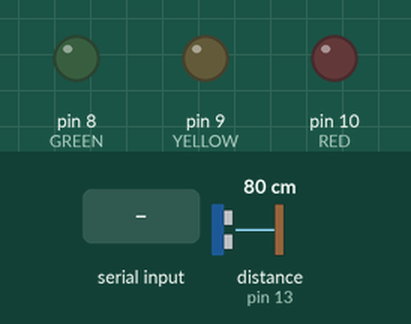
The sketch below on a simulated Arduino Uno, built with avr-gcc and run on an emulated ATmega328P. On the bench: output pins drawn as LEDs (lit = HIGH). Wiring (inferred from the names in the program): ultrasonic range finder: trigger pin 12; echo pin 13. The test bench sets the inputs (shaded band); at power-on: distance to the obstacle (sensor on pin 13) 80 cm. The echo pulse lasts 58.3 µs per cm; pins used as bus, display or sensor lines are not drawn; what the sketch prints to the serial monitor is not drawn.

Above: at 1.2 s.
1.3 s: "RED" received over the second serial link
At 3.1 s:
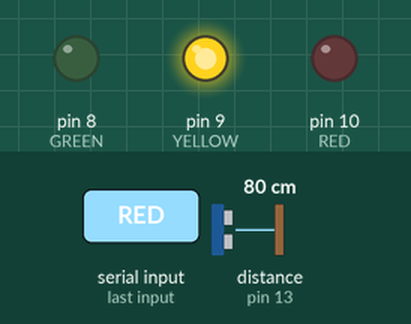
At 4.1 s:
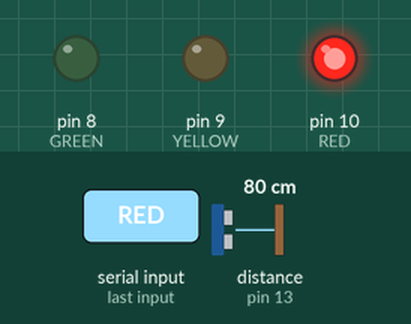
4.3 s: "GREEN" received over the second serial link
At 6.3 s:
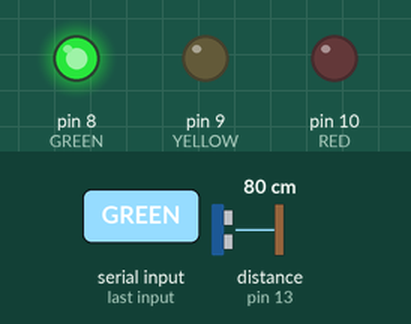
Timing chart, 0 to 7.8 s (numbered marks = the images above; inputs shaded):
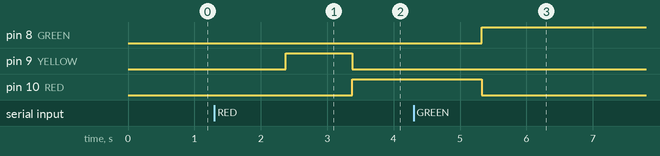

Measured:
- after the input at 1.3 s, pin 9 (YELLOW): LOW → HIGH after 1.1 s, → LOW 1.0 s later; pin 10 (RED): LOW → HIGH after 2.1 s
- after the input at 4.3 s, pin 8 (GREEN): LOW → HIGH after 1.0 s; pin 10 (RED): HIGH → LOW after 1.0 s

The sketch:

proj.ino
```cpp
#include <SoftwareSerial.h>

#define txpin 2
#define rxpin 3
#define echo 13
#define trig 12
#define RED 10
#define YELLOW 9
#define GREEN 8

SoftwareSerial mySerial(txpin, rxpin);

bool isRed = false;


void setup() {
  pinMode(RED, OUTPUT);
  pinMode(YELLOW, OUTPUT);
  pinMode(GREEN, OUTPUT);
  pinMode(echo, INPUT);
  pinMode(trig, OUTPUT);
  Serial.begin(9600);
  mySerial.begin(9600);
}

void REDm() {
  digitalWrite(RED, HIGH);
  digitalWrite(YELLOW, LOW);
  digitalWrite(GREEN, LOW);
}

void GREENm() {
  digitalWrite(RED, LOW);
  digitalWrite(YELLOW, LOW);
  digitalWrite(GREEN, HIGH);
  isRed = false;
}

void YELLOWm() {
  digitalWrite(RED, LOW);
  digitalWrite(YELLOW, HIGH);
  digitalWrite(GREEN, LOW);
  isRed = true;
}

void loop() {

  if (mySerial.available()) { //블루투스에서 넘어온 데이터가 있다면
    String txt = mySerial.readString();
    if(txt == "RED") {
      //직전 노란불 1초간
      YELLOWm();
      delay(1000);

      REDm();
      Serial.println(txt);
    }

    else if(txt == "GREEN") {
      GREENm();
      Serial.println(txt);
    }
  }

  digitalWrite(trig, LOW);
  digitalWrite(echo, LOW);
  delayMicroseconds(2);
  digitalWrite(trig, HIGH);
  delayMicroseconds(10);
  digitalWrite(trig, LOW);

  unsigned long duration = pulseIn(echo, HIGH);

  float distance = duration / 29.0 / 2.0;

  Serial.print(distance);
  Serial.println("cm");

  if(distance<20) {
    if(isRed==true) {
      mySerial.write("RED");
    }
    else mySerial.write("GREEN");
  }

  delay(100);
  digitalWrite(echo, LOW);
}
```
